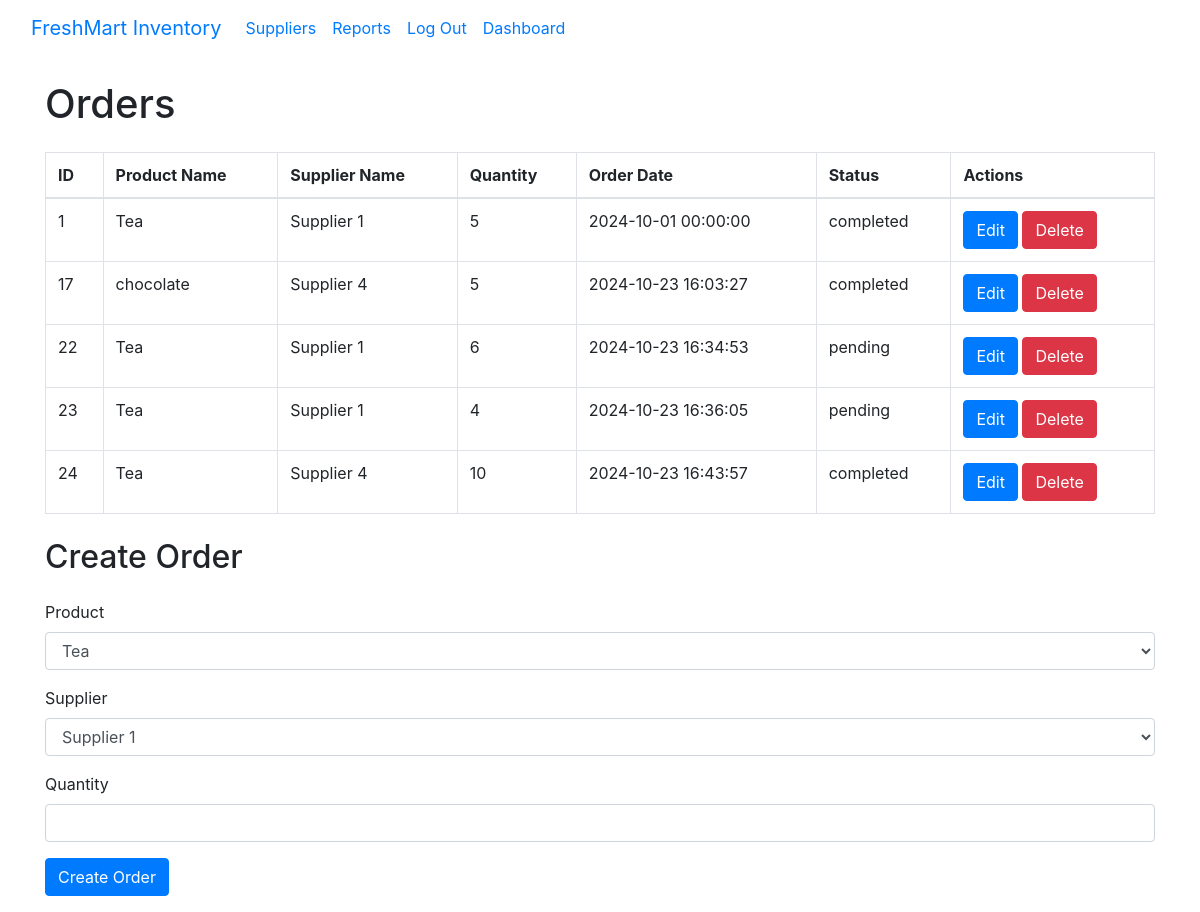
The app's page /Admin/orders.php with its own data.
### tables this page shows
CREATE TABLE `navbar_buttons` (
  `ID` int(11) NOT NULL,
  `button_name` varchar(100) NOT NULL,
  `pagelink` varchar(255) NOT NULL,
  `usertype_id` int(11) NOT NULL
);

CREATE TABLE `orders` (
  `id` int(11) NOT NULL,
  `product_id` int(11) NOT NULL,
  `supplier_id` int(11) NOT NULL,
  `quantity` int(11) NOT NULL,
  `order_date` datetime DEFAULT current_timestamp(),
  `status` enum('pending','completed','shipped') DEFAULT 'pending'
);

CREATE TABLE `products` (
  `ID` int(11) NOT NULL,
  `ProductName` text NOT NULL,
  `Price` int(11) NOT NULL,
  `SellerName` text NOT NULL,
  `Picture` blob NOT NULL,
  `Quantity` int(11) NOT NULL,
  `image_url` varchar(255) DEFAULT NULL,
  `Sales` int(11) DEFAULT 0,
  `Category` varchar(255) DEFAULT NULL
);

CREATE TABLE `suppliers` (
  `id` int(11) NOT NULL,
  `supplier_name` varchar(255) NOT NULL,
  `contact_info` varchar(255) NOT NULL,
  `payment_terms` varchar(255) NOT NULL,
  `is_deleted` tinyint(1) DEFAULT 0,
  `user_id` int(11) DEFAULT NULL
);

### classes/Order.php (called while the page is built, shortened)
<?php
class Order {
    private $conn;
    public function __construct($dbConnection) {
        $this->conn = $dbConnection;
    }
    public function fetchOrders() {
        $sql = "SELECT orders.id, products.ProductName, suppliers.supplier_name, orders.quantity, orders.order_date, orders.status
                FROM orders
                JOIN products ON orders.product_id = products.id
                JOIN suppliers ON orders.supplier_id = suppliers.id";
        return $this->conn->query($sql);
    }
}
?>

### Admin/orders.php (the view, shortened to what this page needs)
<?php
include 'AdminNavBar.php';
include '../classes/Order.php';
$order = new Order($conn);
$result = $order->fetchOrders();
?>
<!DOCTYPE html>
<html lang="en">
<head>
    <link href="https://stackpath.bootstrapcdn.com/bootstrap/4.5.2/css/bootstrap.min.css" rel="stylesheet">
</head>
<body>
    <div class="container">
        <h1 class="my-4">Orders</h1>
        <table class="table table-bordered">
            <thead>
                <tr>
                    <th>ID</th>
                    <th>Product Name</th>
                    <th>Supplier Name</th>
                    <th>Quantity</th>
                    <th>Order Date</th>
                    <th>Status</th>
                    <th>Actions</th>
                </tr>
            </thead>
            <tbody>
    <?php
    if ($result->num_rows > 0) {
        while ($row = $result->fetch_assoc()) {
            echo "<tr>
                    <td>{$row['id']}</td>
                    <td>{$row['ProductName']}</td>
                    <td>{$row['supplier_name']}</td>
                    <td>{$row['quantity']}</td>
                    <td>{$row['order_date']}</td>
                    <td>{$row['status']}</td>
                    <td>
                        <button class='btn btn-primary' data-toggle='modal' data-target='#editOrderModal{$row['id']}'>Edit</button>
                        <a href='?delete_order={$row['id']}' class='btn btn-danger'>Delete</a>
                    </td>
                </tr>";
            ?>
            <?php
        }
    } else {
        echo "<tr><td colspan='7'>No orders found</td></tr>";
    }
    ?>
            </tbody>
        </table>
        <h2 class="my-4">Create Order</h2>
        <form action="" method="POST">
            <div class="form-group">
                <label for="product_id">Product</label>
                <select name="product_id" id="product_id" class="form-control" required>
                    <?php
                    $productSql = "SELECT id, ProductName FROM products";
                    $productResult = $conn->query($productSql);
                    while ($product = $productResult->fetch_assoc()) {
                        echo "<option value='{$product['id']}'>{$product['ProductName']}</option>";
                    }
                    ?>
                </select>
            </div>
            <div class="form-group">
                <label for="supplier_id">Supplier</label>
                <select name="supplier_id" id="supplier_id" class="form-control" required>
                    <?php
                    $supplierSql = "SELECT id, supplier_name FROM suppliers";
                    $supplierResult = $conn->query($supplierSql);
                    while ($supplier = $supplierResult->fetch_assoc()) {
                        echo "<option value='{$supplier['id']}'>{$supplier['supplier_name']}</option>";
                    }
                    ?>
                </select>
            </div>
            <div class="form-group">
                <label for="quantity">Quantity</label>
                <input type="number" name="quantity" class="form-control" required>
            </div>
            <button type="submit" name="create_order" class="btn btn-primary">Create Order</button>
        </form>
    </div>
</body>
</html>

### Admin/AdminNavBar.php (shortened to what this page needs)
<?php
include '../db.php';
$conn = new mysqli($servername, $username, $password, $dbname);
$sql = "SELECT button_name, pagelink FROM navbar_buttons WHERE usertype_id = 1";
$navbarButtons = $conn->query($sql);
?>
<nav class="navbar navbar-expand-lg">
    <div class="container-fluid">
        <a class="navbar-brand" href="\Management-Inventory\Admin\Admin.php">FreshMart Inventory</a>
        <div class="collapse navbar-collapse" id="navbarNav">
            <ul class="navbar-nav ms-auto">
                <?php
                if ($navbarButtons->num_rows > 0) {
                    while ($button = $navbarButtons->fetch_assoc()) {
                        echo "<li class='nav-item'>
                                <a class='nav-link' href='" . htmlspecialchars($button['pagelink']) . "'>" . htmlspecialchars($button['button_name']) . "</a>
                              </li>";
                    }
                } else {
                    echo "<li class='nav-item'>
                            <a class='nav-link disabled' href='#'>No Menu Items</a>
                          </li>";
                }
                ?>
            </ul>
        </div>
    </div>
</nav>

### records on screen
navbar_buttons: button_name "Suppliers"
navbar_buttons: button_name "Reports"
navbar_buttons: button_name "Log Out"
navbar_buttons: button_name "Dashboard"
orders: id "1", product.ProductName "Tea", supplier.supplier_name "Supplier 1", quantity "5", order_date "2024-10-01 00:00:00", status "completed"
orders: id "17", product.ProductName "chocolate", supplier.supplier_name "Supplier 4", quantity "5", order_date "2024-10-23 16:03:27", status "completed"
orders: id "22", product.ProductName "Tea", supplier.supplier_name "Supplier 1", quantity "6", order_date "2024-10-23 16:34:53", status "pending"
orders: id "23", product.ProductName "Tea", supplier.supplier_name "Supplier 1", quantity "4", order_date "2024-10-23 16:36:05", status "pending"
orders: id "24", product.ProductName "Tea", supplier.supplier_name "Supplier 4", quantity "10", order_date "2024-10-23 16:43:57", status "completed"

### other values on screen
form field product_id "Tea"
form field supplier_id "Supplier 1"
